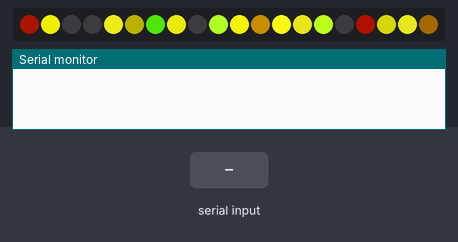
Bench run of a sketch on a simulated Arduino Uno, built with avr-gcc and run on an emulated ATmega328P. Shown: 20 RGB LEDs in strip order, left to right, the last lines printed to the serial monitor. The test bench sets the inputs (shaded band). Random numbers use the default seed unless the sketch sets one.

Above: at 3.7 s.
3.8 s: "a" received over Serial
At 4.2 s:
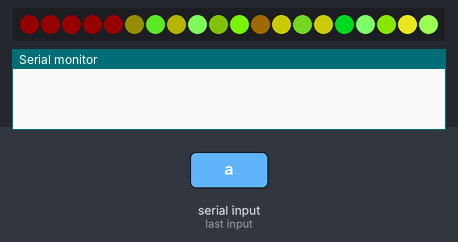
6.4 s: "i" received over Serial
At 6.7 s:
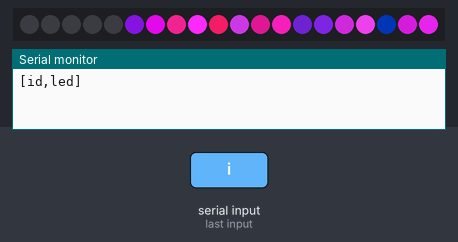
8.9 s: "c" received over Serial
At 9.17 s:
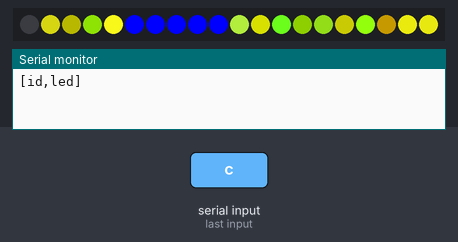
11.4 s: "d" received over Serial
At 11.67 s:
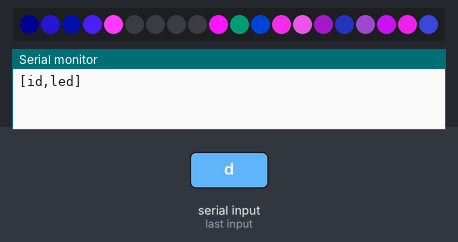
14.2 s: "g" received over Serial
At 14.45 s:
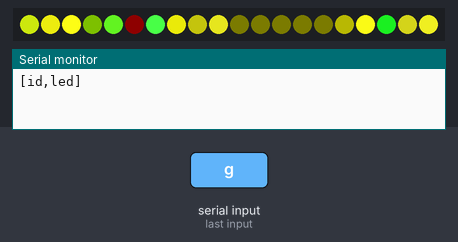
16.7 s: "h" received over Serial
At 16.95 s:
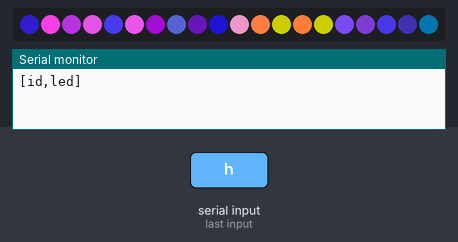
Timing chart, 0 to 19.7 s (numbered marks = the images above; inputs shaded):
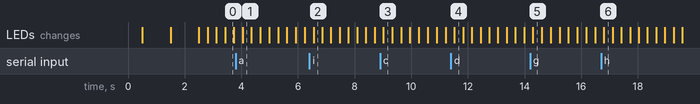

The sketch:

open_table_v1.0_Release_version.ino
```cpp
/* OPENTABLE LED control v1.0. RELEASE VERSION
adding animation 'confetti' for rest state - random sparkling then fading LEDs
adding breathe for the 4 active place settings, like Apple power light fades up and dowm organically
 */
#include "FastLED.h"    //FastLED library

#define NUM_LEDS 20     // number of leds in the strip
#define LED_TYPE WS2801 // Type of LEDs used (bewarstupid wire colours (blue-clock, green-data, yellow ground, red +5v)
#define COLOR_ORDER RGB
#define DATA_PIN 3      // Data pin to send led data over SPI
#define CLOCK_PIN 2     // Clock pin SPI

boolean place1 = false;
boolean place2 = false;
boolean place3 = false;
boolean place4 = false;


CRGB leds[NUM_LEDS]; // The array of leds. One item for each led in the strip.

const int placeLEDs = 5; // 5 LEDs per LED strip
int incomingByte;      // a variable to read incoming serial data into
uint8_t gHue = 0; // rotating "base color"

void setup() {

  delay(500); // sanity check delay - allows reprogramming if accidently blowing power w/leds
  Serial.begin(9600); // initialize serial communication

  FastLED.addLeds<LED_TYPE, DATA_PIN, CLOCK_PIN, COLOR_ORDER>(leds, NUM_LEDS); //set up LEDs and tell Arduino about them
  fill_solid( leds, 20, CRGB( 5, 0, 5) ); //pale purple
  FastLED.show(); // send the 'leds' array out to the actual LED strip
  FastLED.delay(1000);        // delay for stability and show startup is ok
  fill_solid( leds, 20, CRGB( 0, 5, 0) ); //pale green
  FastLED.show(); // send the 'leds' array out to the actual LED strip
  FastLED.delay(1000);        // delay for stability  and show startup is ok

}

void loop() {

    if (Serial.available() > 0) {

      int command = Serial.read();

        switch (command) {

        case 'i' :
          Serial.println("[id,led]");
          place1 = false;   // set all to false so that they are turned off after a restart of the PC app.
          place2 = false;
          place3 = false;
          place4 = false;
          break;

        case 'a':         // place setting 1 LEDs 0-4
          place1 = true;
          break;
        case 'b':
          place1 = false;
          break;

        case 'c':         // place setting 2 LEDs 5-9
          place2 = true;
          break;
        case 'd':
          place2 = false;
          break;

        case 'e':         // place setting 3 LEDs 15-19
          place3 = true;
          break;
        case 'f':
          place3 = false;
          break;

         case 'g':        // place setting 4 LEDs 10-14
          place4 = true;
          break;
        case 'h':
          place4 = false;
          break;

      }
    }

    drawConfetti(); //draw confetti all along strip but let Breathe function below overwrite in places where active

    if (place1) { placeBreath(0, 0); }    // 1st top left = a|b 'place setting' red, LEDs 0-4  if active draw breathe over confetti
    if (place2) { placeBreath(5, 160); }  // 2nd bottom left = c|d 'place setting' blue, LEDs 5-9 if active draw breathe over confetti
    if (place3) { placeBreath(15, 96); }  // 3rd top right e|f 'place setting' green LEDs 14-19, if active draw breathe over confetti
    if (place4) { placeBreath(10, 64); }  // 4th bottom right g|h'place setting' yellow LEDs 10-14, if active draw breathe over confetti

    FastLED.show(); // send the 'leds' array out to the actual LED strip
    FastLED.delay(20); // delay in between reads for stability supposedly

    EVERY_N_MILLISECONDS( 20 ) { gHue++; } // slowly cycle the "base color" through the rainbow

}

void drawConfetti()
{
  // random colored speckles that blink in and fade smoothly
  fadeToBlackBy( leds, NUM_LEDS, 8);
  int pos = random16(NUM_LEDS);
  leds[pos] += CHSV( gHue + random8(64), 200, 255);
}

void placeBreath(int startPixel, int placeHue) {

      float breath = (exp(sin(millis()/2000.0*PI)) - 0.36787944)*108.0;
      fill_solid( &leds [startPixel], placeLEDs, CHSV( placeHue, 255, breath) );
}
```
